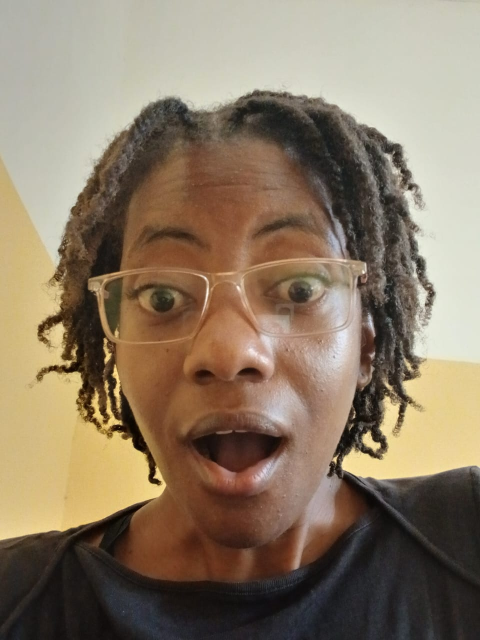
#> input picture data/images/Shakira.jpeg, 960 x 1280 px (shown at 1/2 size)
$ python -i image_pipeline.py   (imports and definitions only)
#> lines starting #> are read from the running program, lines starting #| are printed output that depends on the picture
"""Image feature extraction and face-recognition model utilities.

Expected image layout:
    data/images/<member>_neutral.jpg
    data/images/<member>_smiling.jpg
    data/images/<member>_surprised.jpg

The public ``verify_face`` function is intentionally small so the CLI can
load the saved model without knowing how image features are produced.
"""

from __future__ import annotations

import csv
import json
import re
from pathlib import Path
from typing import Any

import joblib
import numpy as np
from PIL import Image, ImageOps
from pillow_heif import register_heif_opener
from sklearn.ensemble import RandomForestClassifier
from sklearn.metrics import accuracy_score, f1_score, log_loss
from sklearn.model_selection import train_test_split

IMAGE_SIZE = (64, 64)
MODEL_PATH = Path("models/face_model.pkl")
FEATURES_PATH = Path("data/image_features.csv")
SUPPORTED_EXTENSIONS = {".jpg", ".jpeg", ".png"}
# [2 lines not run here, left out]


def _read_image(path: Path) -> Image.Image:
    if not path.is_file():
        raise FileNotFoundError(f"Image file does not exist: {path}")
    if path.suffix.lower() not in SUPPORTED_EXTENSIONS:
        raise ValueError(f"Unsupported image format: {path.suffix}")
    with Image.open(path) as image:
#> image is the input picture: PIL image 960x1280 RGB; mean R, G, B 139.1, 122.3, 101.6
        return ImageOps.exif_transpose(image).convert("RGB")


def _feature_vector(image: Image.Image) -> np.ndarray:
    """Return a fixed-length vector combining pixels and RGB histograms."""
    resized = image.resize(IMAGE_SIZE)
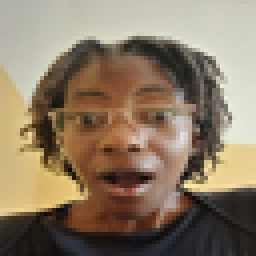
#> resized: PIL image 64x64 RGB (shown 4 times larger); mean R, G, B 139.1, 122.3, 101.6
    grayscale = np.asarray(ImageOps.grayscale(resized), dtype=np.float32) / 255.0
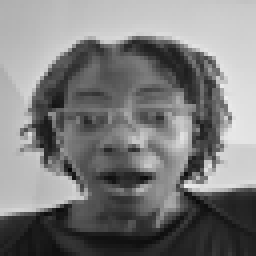
#> grayscale: shape (64, 64) float32 (shown 4 times larger); min 0.0235, max 0.925, mean 0.49
    pixels = grayscale.reshape(-1)
#> pixels = 4096 values, max 0.925 at index 1592, min 0.0235 at index 2705, mean 0.49
    histogram_parts = [
        np.histogram(np.asarray(resized)[:, :, channel], bins=16, range=(0, 256), density=True)[0]
        for channel in range(3)
    ]
#> histogram_parts = 3 items
    return np.concatenate([pixels, *histogram_parts]).astype(np.float32)


def extract_image_features(image_path: str | Path) -> np.ndarray:
    """Extract the same feature vector used during training."""
    return _feature_vector(_read_image(Path(image_path)))


# [116 lines left out: functions augment_image, _samples, build_image_features_csv, train_face_model, verify_face, not called in this run]

>>> result = extract_image_features('../data/images/Shakira.jpeg')
#> result = 4144 values, max 0.925 at index 1592, min 0 at index 4127, mean 0.484

$ run again, on data/images/shakira2.jpeg
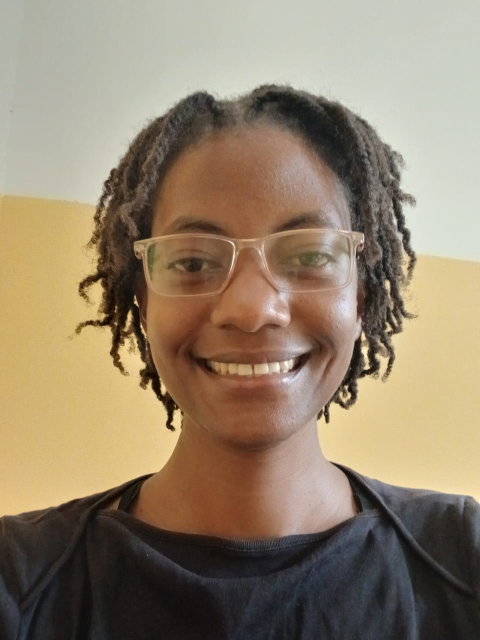
#> input picture data/images/shakira2.jpeg, 960 x 1280 px (shown at 1/2 size)
#> in _read_image, image is the input picture: PIL image 960x1280 RGB; mean R, G, B 146.7, 130.6, 108.5
#> in _feature_vector, `resized = image.resize(IMAGE_SIZE)`:
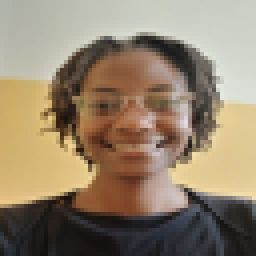
#> resized: PIL image 64x64 RGB (shown 4 times larger); mean R, G, B 146.7, 130.6, 108.5
#> in _feature_vector, `grayscale = np.asarray(ImageOps.grayscale(resized), dtype=np.float32) ..`:
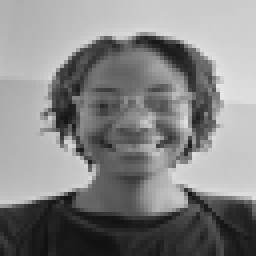
#> grayscale: shape (64, 64) float32 (shown 4 times larger); min 0.0627, max 0.902, mean 0.521
#> pixels = 4096 values, max 0.902 at index 1527, min 0.0627 at index 3851, mean 0.521
#> histogram_parts = 3 items
#> result = 4144 values, max 0.902 at index 1527, min 0 at index 4096, mean 0.515

$ run again, on data/images/shakira3.jpeg
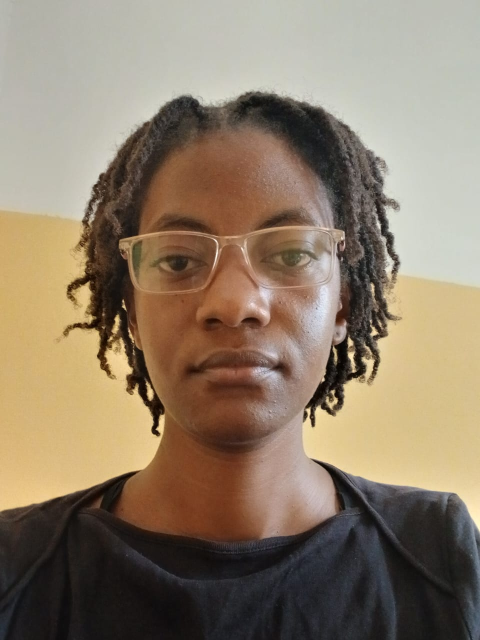
#> input picture data/images/shakira3.jpeg, 960 x 1280 px (shown at 1/2 size)
#> in _read_image, image is the input picture: PIL image 960x1280 RGB; mean R, G, B 141.4, 125.3, 105.5
#> in _feature_vector, `resized = image.resize(IMAGE_SIZE)`:
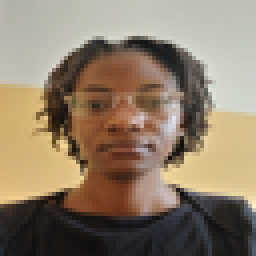
#> resized: PIL image 64x64 RGB (shown 4 times larger); mean R, G, B 141.4, 125.3, 105.5
#> in _feature_vector, `grayscale = np.asarray(ImageOps.grayscale(resized), dtype=np.float32) ..`:
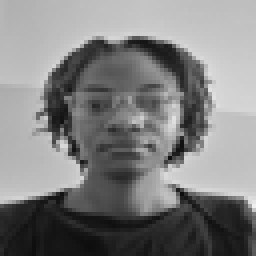
#> grayscale: shape (64, 64) float32 (shown 4 times larger); min 0.051, max 0.937, mean 0.501
#> pixels = 4096 values, max 0.937 at index 3327, min 0.051 at index 3117, mean 0.501
#> histogram_parts = 3 items
#> result = 4144 values, max 0.937 at index 3327, min 0 at index 4143, mean 0.496

$ run again, on data/images/unauthorised_smile.png
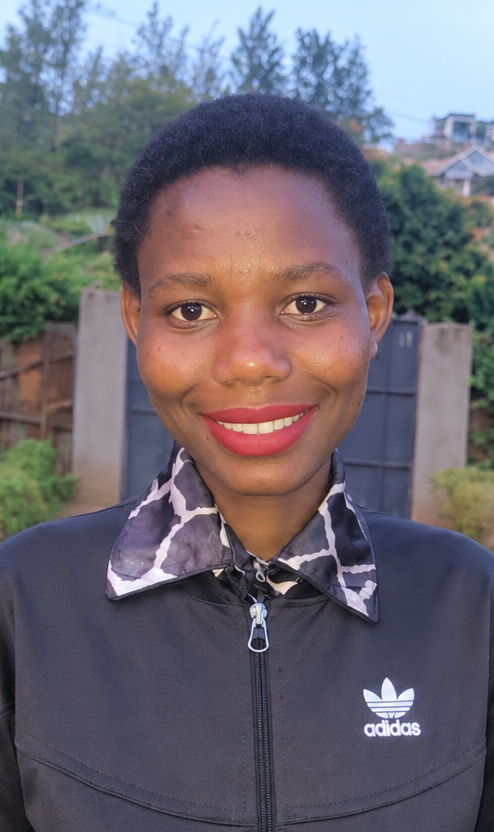
#> input picture data/images/unauthorised_smile.png, 494 x 832 px
#> in _read_image, image is the input picture: PIL image 494x832 RGBA; mean R, G, B, A 108.1, 103.2, 112.8, 255
#> in _feature_vector, `resized = image.resize(IMAGE_SIZE)`:
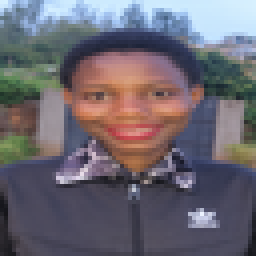
#> resized: PIL image 64x64 RGB (shown 4 times larger); mean R, G, B 108.1, 103.2, 112.8
#> in _feature_vector, `grayscale = np.asarray(ImageOps.grayscale(resized), dtype=np.float32) ..`:
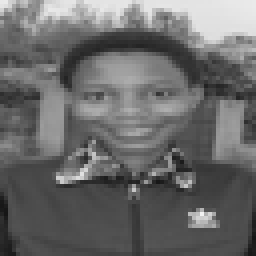
#> grayscale: shape (64, 64) float32 (shown 4 times larger); min 0.0824, max 0.949, mean 0.415
#> pixels = 4096 values, max 0.949 at index 3442, min 0.0824 at index 3839, mean 0.415
#> histogram_parts = 3 items
#> result = 4144 values, max 0.949 at index 3442, min 0 at index 4096, mean 0.41
